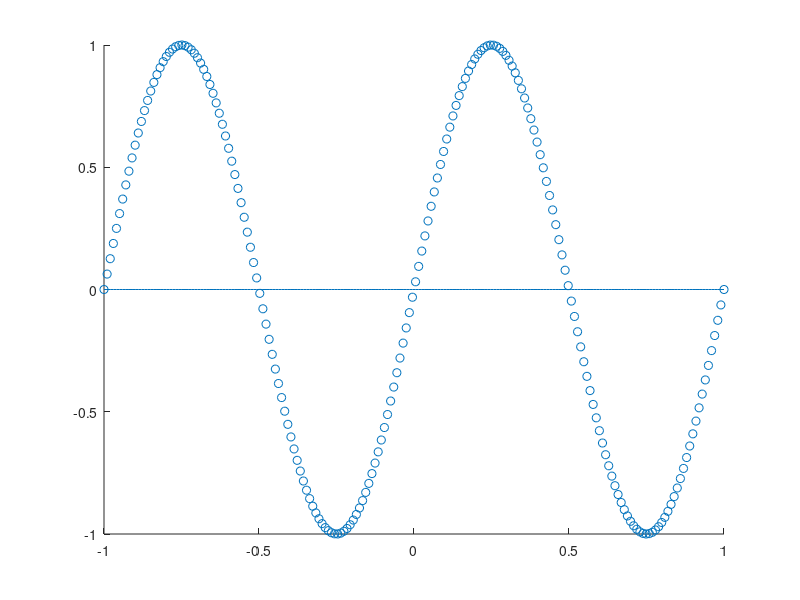

The MATLAB script that drew this image:
%% setup
clear,clc,clf

att_ = linspace(-1,1,200)'; % attributes
N = size(att_,1);

t = sin(2*pi*att_);           
sd = sqrt(0.2);
noise = randn(size(t))*sd;
noise = 0;
t = t + noise;              % targets

% RBF kernel
M = 4;
PHI = ones(N,M);      % Design matrix
% r = 2;
% for i = 1:N
%     for j = 1:N
%         PHI(i,j+1) = rbf(att_(i),att_(j),r);
%     end
% end

scatter(att_, t) % plot



%% Memory Allocation
tmp = zeros(N,1);
deltaML = zeros(M,1);
alphas = zeros(M,1);
alphas(:) = inf;
inModel = false(M,1); % initialize to false
numBasis = 0;

basisIDX = zeros(M,1);
where_is = zeros(M,1);
Mu = zeros(M,1);
Sigma = zeros(M);
S = zeros(M,1);
Q = zeros(M,1);
s = zeros(M,1);
q = zeros(M,1);
curBasis = zeros(N,M);

converged = false;
zeroFactor = 1e-12;
numIter = 0;
MLThreshold = 0.1;

tmpTheta = zeros(M,1);
%% Initiation Phase
%1) initiate sigma^2
% sig2 = 0.1*var(t) ;
sig2 = 1;
beta = 1/sig2;

%1.2) Normalize basis functions
scaling = zeros(1,M);
for m = 1:M
    tmp = PHI(:,m);
    scaling(m) = norm(tmp);
    PHI(:,m) = tmp/scaling(m);
end

%2) Find initial basis (whose update gives maximum change in ML)
for m = 1:M;
    tmp = PHI(:,m);
    deltaML(m) = (tmp'*t)^2/norm(tmp)^2;
end
[maxDML, init_idx] = max(deltaML);
basisFn = PHI(:,init_idx);
fprintf('MaxDML = %f\n',maxDML);
% init sig2
% sig2 = 0.1*(basisFn'*t)^2/norm(basisFn)^2;  % ensures that initial alpha > 0
% sig2 = min(sig2, 0.1*var(t));
% beta = 1/sig2;
%
alpha_max = 1e3;
alpha = norm(basisFn)^2/((basisFn'*t)^2/norm(basisFn)^2 - sig2);
if alpha < 0
    alpha = 1;%alpha_max;
end
alphas(init_idx) = alpha;
inModel(init_idx) = true;
numBasis = numBasis + 1; 

%3) Compute initial stats
basisIDX(numBasis) = init_idx;  % assert: numBasis == 1
where_is(init_idx) = numBasis;
Sigma(numBasis,numBasis) = 1/(alpha + beta*(basisFn'*basisFn));
Mu(1) = beta*Sigma(1)*basisFn'*t;
curBasis(:,numBasis) = basisFn;

for m = 1:M
    tmp = PHI(:,m);
    S(m) = beta*(tmp'*tmp) - beta^2*(tmp'*basisFn)*Sigma(1,1)*(basisFn'*tmp);
    Q(m) = beta*(tmp'*t) - beta^2*(tmp'*basisFn)*Sigma(1,1)*(basisFn'*t);
end
s(~inModel) = S(~inModel);
q(~inModel) = Q(~inModel);
s(init_idx) = alpha*S(init_idx)/(alpha - S(init_idx));
q(init_idx) = alpha*Q(init_idx)/(alpha - Q(init_idx));


%% Big Loop
while ~converged
    numIter = numIter + 1;
    
    %4) Select a basis function
    deltaML(:) = 0;
    for m = 1:M
        tmpTheta(m) = q(m)^2 - s(m);
%         if inModel(m) && (tmpTheta(m) > zeroFactor) % update
%             alpha = s(m)^2/(q(m)^2 - s(m));
%             deltaML(m) = 0.5* (Q(m)^2/(S(m)+(1/alpha - 1/alphas(m))^(-1))...
%                 -log(1+S(m)*(1/alpha-1/alphas(m))));
%             
        if ~inModel(m) && (tmpTheta(m) > zeroFactor) % add
            alpha = s(m)^2/(q(m)^2 - s(m));
            deltaML(m) = 0.5* ((Q(m)^2-S(m))/S(m) + log(S(m)/Q(m)^2));
        
%         elseif inModel(m) && (tmpTheta(m) <= zeroFactor) % delete
%             deltaML(m) = 0.5* (Q(m)^2/(S(m)-alphas(m)) - ...
%                 log(1 - S(m)/alphas(m)));
        else
            deltaML(m) = 0;
        end
    end
    [maxDML, idx] = max(deltaML);
    if maxDML < 0
        error('maxDML < 0')
    elseif maxDML == 0
        idx = randi(M);
        while deltaML(idx) < 0
            idx = randi(M);
        end
    end
    
    %5) Compute theta
    theta = tmpTheta(idx);
%      assert(false)
    %6-8) Adjust model
%     if inModel(idx) && (theta > zeroFactor) % re-estimate
%         fprintf('update\n');
%         % temps
%         jj = invBasisIDX(idx);
%         Sjj = Sigma(jj,jj);
%         Sj = Sigma(1:numBasis,jj);
%         mj = Mu(jj);
%         alpha = s(idx)^2/(q(idx)^2 - s(idx));
%         oldAlpha = alphas(idx);
%         kj = (Sjj + 1/(alpha-oldAlpha))^(-1);
%         tmpSig = Sigma(1:numBasis,1:numBasis);
%         tmpMu = Mu(1:numBasis);
%         tmpBasis = curBasis(:,1:numBasis);
%         
%         % Sigma
%         Sigma(1:numBasis,1:numBasis) = tmpSig - kj*(Sj*Sj');
%         % Mu
%         Mu(1:numBasis) = tmpMu - kj*mj*Sj;
%         % Alpha
%         alphas(idx) = alpha;
%         
%         % parameters 
%         % ~
%         % S,Q,s and q
%         for m = 1:M
%             tmp = PHI(:,idx);
%             S(m) = S(m) + kj*(beta*Sj'*tmpBasis'*tmp)^2;
%             Q(m) = Q(m) + kj*mj*(beta*Sj'*tmpBasis'*tmp);
%         end
%         s(~inModel) = S(~inModel);
%         q(~inModel) = Q(~inModel);
%         s(inModel) = alphas(inModel).*S(inModel)./(alphas(inModel)-S(inModel));
%         q(inModel) = alphas(inModel).*Q(inModel)./(alphas(inModel)-S(inModel));
%         assert(false)
    if ~inModel(idx) && (theta > zeroFactor) % add
        fprintf('add\n');
        % temps
        basisFn = PHI(:,idx);
        alpha = s(idx)^2/(q(idx)^2 - s(idx));    
        Sii = (alpha+S(idx))^(-1);
        mi = Sii*Q(idx);
        tmpBasis = curBasis(:,1:numBasis);
        tmpSig = Sigma(1:numBasis, 1:numBasis);
        tmpMu = Mu(1:numBasis);
        ei = basisFn - beta*tmpBasis*tmpSig*tmpBasis'*basisFn;
        
        % Sigma
        Sigma(1:numBasis,1:numBasis) = tmpSig+...
            beta^2*Sii*tmpSig*tmpBasis'*(basisFn*basisFn')*tmpBasis*tmpSig;
        Sigma(1:numBasis,numBasis+1) = -beta^2*Sii*tmpSig*tmpBasis'*basisFn;
        Sigma(numBasis+1,1:numBasis) = -beta^2*Sii*(tmpSig*tmpBasis'*basisFn)';
        Sigma(numBasis+1,numBasis+1) = Sii;
        
        % Mu
        Mu(1:numBasis) = tmpMu - mi*beta*tmpSig*tmpBasis'*basisFn;
        Mu(numBasis+1) = mi;
        
        % Alpha
        alphas(idx) = alpha;            
        
        % parameters
        numBasis = numBasis + 1;
        curBasis(:,numBasis) = basisFn;
        basisIDX(numBasis) = idx;
        where_is(idx) = numBasis;
        inModel(idx) = true;
% assert(false);
        % S,Q,s and q
        for m = 1:M
           tmp = PHI(:,m);
           S(m) = S(m) - Sii*(beta*tmp'*ei)^2;
           Q(m) = Q(m) - mi*(beta*tmp'*ei);
        end
        
    end
        s(~inModel) = S(~inModel);
        q(~inModel) = Q(~inModel);
        s(inModel) = alphas(inModel).*S(inModel)./(alphas(inModel)-S(inModel));
        q(inModel) = alphas(inModel).*Q(inModel)./(alphas(inModel)-S(inModel));
             
%     elseif inModel(idx) && (theta <= zeroFactor) % delete
%         fprintf('delete\n');
%         alpha = inf;
%         alphas(idx) = alpha;
%         inModel(idx) = false;
%         numBasis = numBasis - 1;
%     else
%         fprintf('Nothing\n');
%     end
    
    if numBasis == 3
        Sigma(1:numBasis,1:numBasis)
        chol(Sigma(1:numBasis-1,1:numBasis-1))
    end
   
    
    if maxDML < MLThreshold
        converged = true;
    end
end

mean = zeros(M,1);
mean(where_is(inModel)) = Mu(1:numBasis);
pred = PHI*(mean.*scaling');
hold on;
plot(att_,pred);
